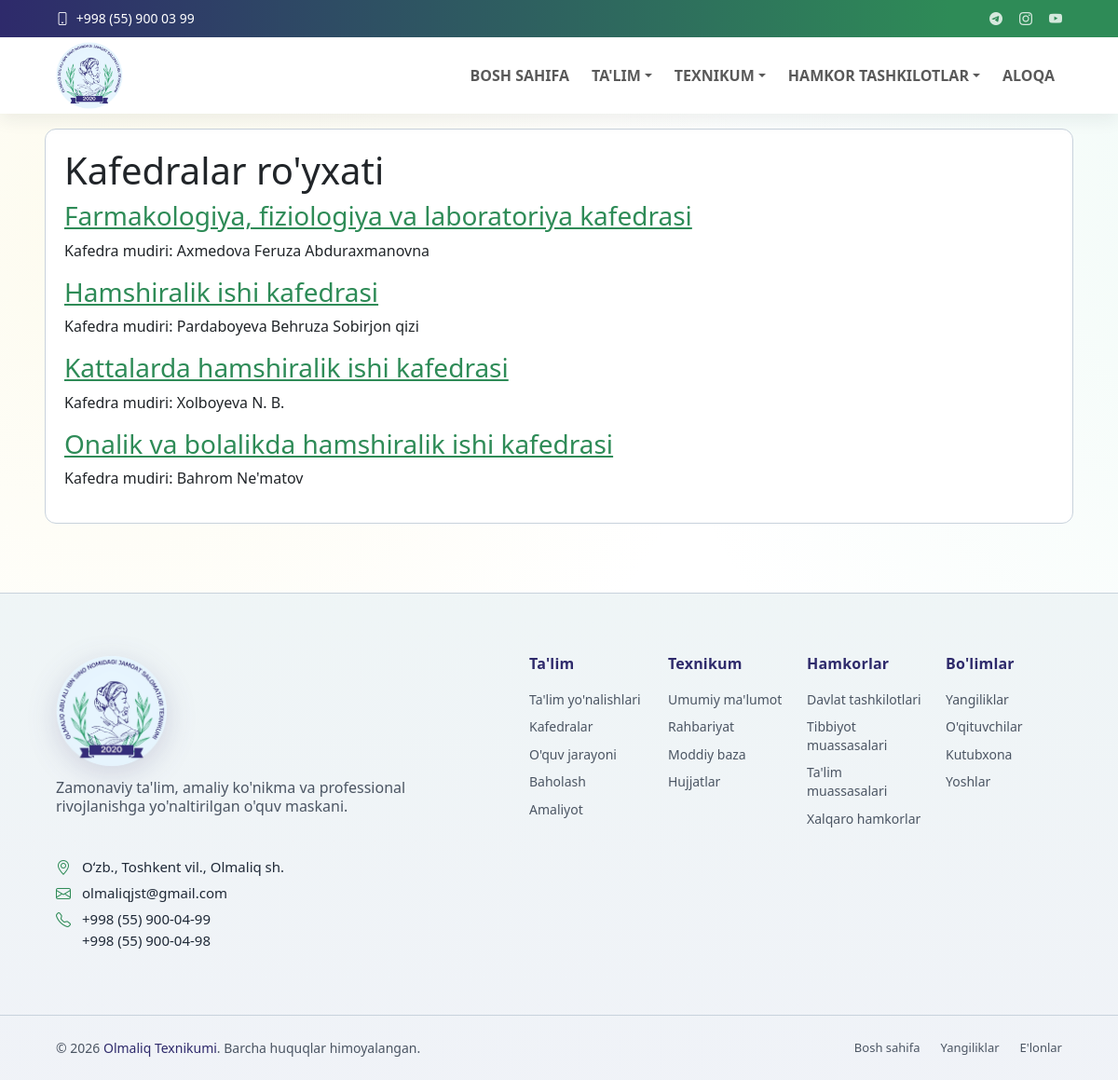
Before: /kafedralar/ with the older database file.
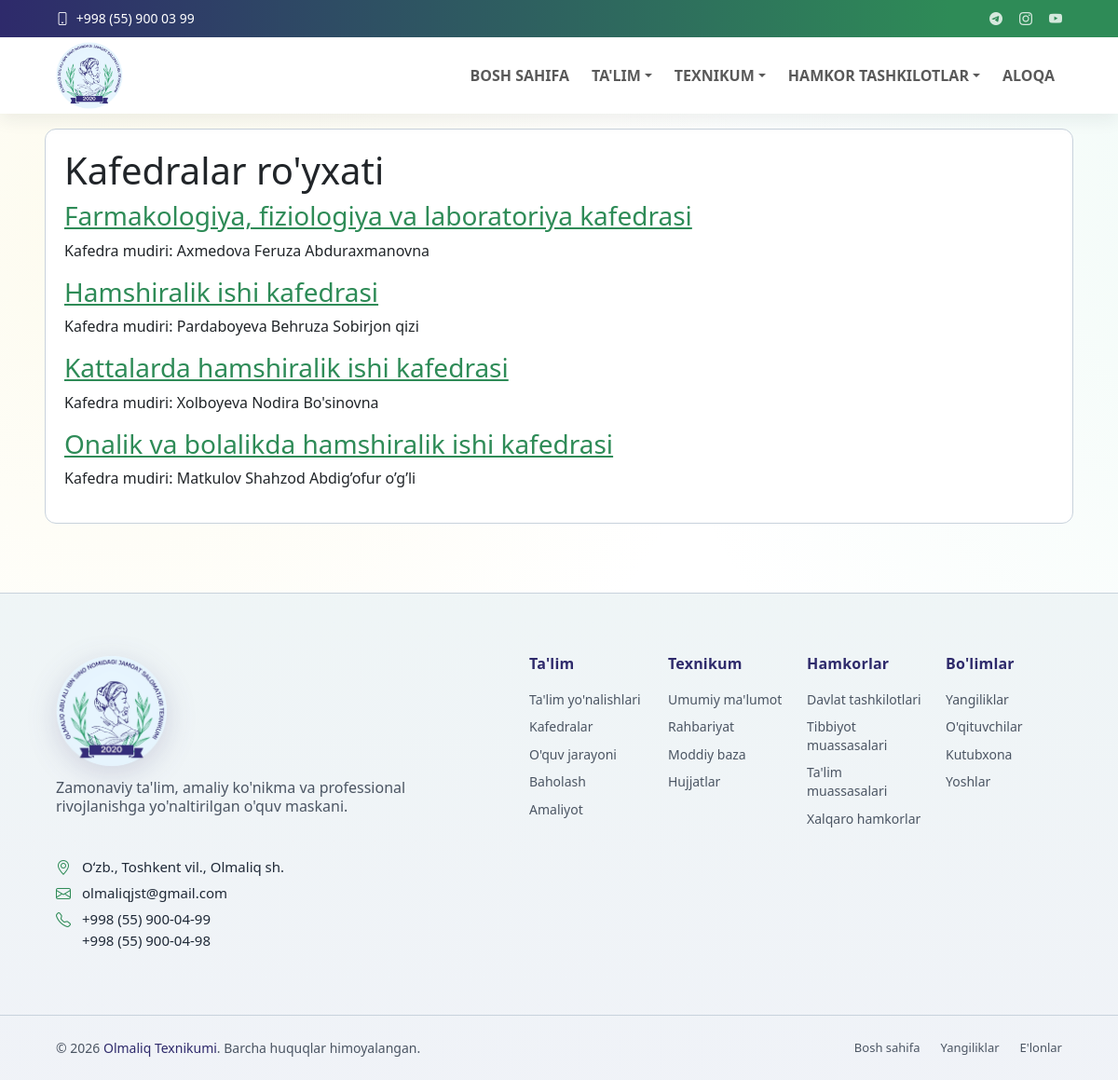
After: the same page with the newer database file.
### departments/models.py (models this page shows, shortened)
class Department(models.Model):
    name = models.CharField(max_length=200)
    slug = models.SlugField(unique=True)
    description = models.TextField()
    head = models.OneToOneField(
        DepartmentHead,
        on_delete=models.PROTECT,
        related_name='department',
    )
    image = models.ImageField(upload_to='departments/', blank=True, null=True)
    created_at = models.DateTimeField(auto_now_add=True)
    class Meta:
        ordering = ['name']
        verbose_name = "Kafedra"
        verbose_name_plural = "Kafedralar"

class DepartmentHead(models.Model):
    first_name = models.CharField(max_length=100)
    last_name = models.CharField(max_length=100)
    middle_name = models.CharField(max_length=100, blank=True)
    position = models.CharField(max_length=200)
    scientific_degree = models.CharField(max_length=200, blank=True)
    experience_years = models.PositiveIntegerField(default=0)
    bio = models.TextField(blank=True)
    image = models.ImageField(upload_to='teachers/', blank=True, null=True)
    email = models.EmailField(blank=True)
    phone = models.CharField(max_length=30, blank=True)
    class Meta:
        ordering = ['last_name', 'first_name']
        verbose_name = "Kafedra mudiri"
        verbose_name_plural = "Kafedra mudirlari"

### departments/views.py (the view)
# urls.py: path('', views.department_list, name='department_list'),
def department_list(request):
    items = Department.objects.all()
    return render(request, 'departments/department_list.html', {'departments': items})

### core/context_processors.py (called while the page is built)
def menu_context(request):
    menu_items = (
        Menu.objects.filter(parent__isnull=True, is_active=True)
        .prefetch_related('children')
        .order_by('order', 'id')
    )
    topbar = TopbarSettings.objects.filter(is_active=True).first()
    return {
        'menu_items': menu_items,
        'topbar_settings': topbar,
    }

### departments/templates/departments/department_list.html (shortened to what this page needs)
{% extends 'base.html' %}
{% block content %}
<section class="card">
    <h1>Kafedralar ro'yxati</h1>
    {% for department in departments %}
        <div class="item">
            <h3><a href="{% url 'departments:department_detail' department.slug %}">{{ department.name }}</a></h3>
            <p>
                Kafedra mudiri:
                {{ department.head.last_name }} {{ department.head.first_name }}{% if department.head.middle_name %} {{ department.head.middle_name }}{% endif %}
            </p>
        </div>
    {% empty %}
        <p>Kafedralar mavjud emas.</p>
    {% endfor %}
</section>
{% endblock %}

Changed rows visible on the page:
changed through a linked row, Department "Kattalarda hamshiralik ishi kafedrasi": head.first_name "N." → "Nodira"; head.middle_name "B." → "Bo'sinovna"
changed through a linked row, Department "Onalik va bolalikda hamshiralik ishi kafedrasi": head.last_name "Bahrom" → "Matkulov"; head.first_name "Ne'matov" → "Shahzod"; head.middle_name (not shown) → "Abdig’ofur o’g’li"
